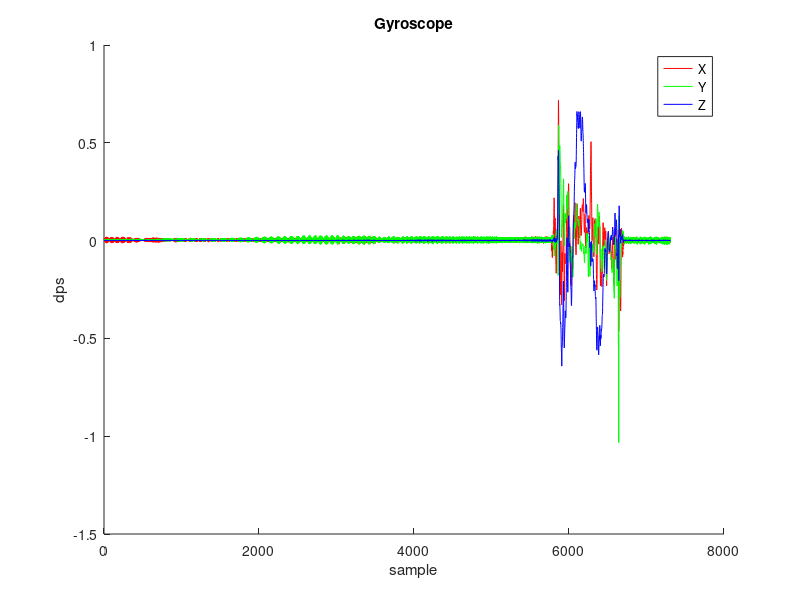
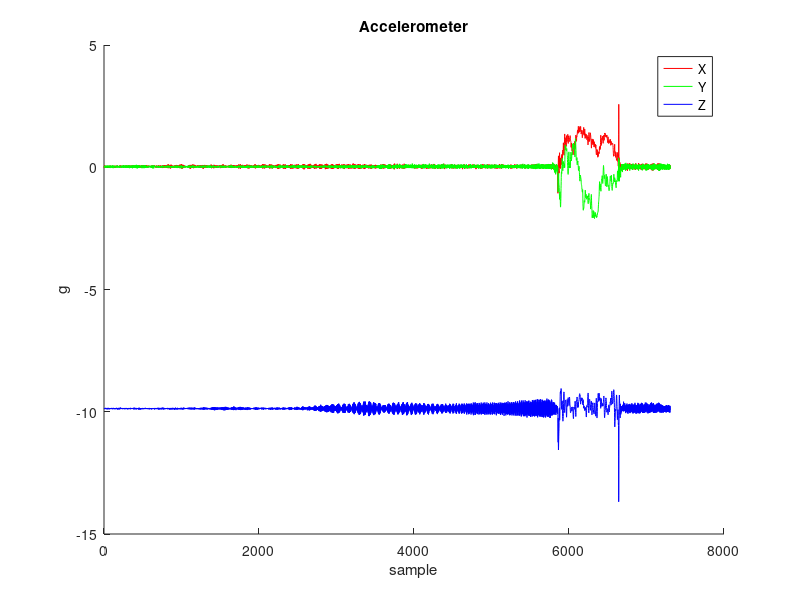

Source code (MATLAB) for these figures, in order: (Note: this script raises an error after producing the figures.)
%% Housekeeping
 
addpath('ximu_matlab_library');	% include x-IMU MATLAB library
addpath('quaternion_library');	% include quatenrion library
close all;                     	% close all figures
clear;                         	% clear all variables
clc;                          	% clear the command terminal
 
%% Import data
ahrs_data = dlmread('ahrs_data.txt');
ahrs.Time     = ahrs_data(:, 1);
ahrs.quaternion = ahrs_data(:, 2:5);
ahrs.gyr      = ahrs_data(:, 6:8);
ahrs.acc    = ahrs_data(:, 9:11);

samplePeriod = 1/200;
% Plot
figure('NumberTitle', 'off', 'Name', 'Gyroscope');
hold on;
plot(ahrs.gyr(:,1), 'r');
plot(ahrs.gyr(:,2), 'g');
plot(ahrs.gyr(:,3), 'b');
xlabel('sample');
ylabel('dps');
title('Gyroscope');
legend('X', 'Y', 'Z');

figure('NumberTitle', 'off', 'Name', 'Accelerometer');
hold on;
plot(ahrs.acc(:,1), 'r');
plot(ahrs.acc(:,2), 'g');
plot(ahrs.acc(:,3), 'b');
xlabel('sample');
ylabel('g');
title('Accelerometer');
legend('X', 'Y', 'Z');

%% Process data through AHRS algorithm (calcualte orientation)
% See: http://www.x-io.co.uk/open-source-imu-and-ahrs-algorithms/

R = zeros(3,3,length(ahrs.gyr));     % rotation matrix describing sensor relative to Earth

%ahrs = MahonyAHRS('SamplePeriod', samplePeriod, 'Kp', 1);

for i = 1:length(ahrs.gyr)
    R(:,:,i) = quatern2rotMat(ahrs.quaternion(i,:))';    % transpose because ahrs provides Earth relative to sensor
end

%% Calculate 'tilt-compensated' accelerometer

tcAcc = zeros(size(ahrs.acc));  % accelerometer in Earth frame

for i = 1:length(ahrs.acc)
    tcAcc(i,:) = R(:,:,i) * ahrs.acc(i,:)';
end

%%clang
gravity_estimate = mean(tcAcc(:, 3));

% Plot
figure('NumberTitle', 'off', 'Name', '''Tilt-Compensated'' accelerometer');
hold on;
plot(tcAcc(:,1), 'r');
plot(tcAcc(:,2), 'g');
plot(tcAcc(:,3), 'b');
xlabel('sample');
ylabel('g');
title('''Tilt-compensated'' accelerometer');
legend('X', 'Y', 'Z');

%% Calculate linear acceleration in Earth frame (subtracting gravity)

linAcc = tcAcc - [zeros(length(tcAcc), 1), zeros(length(tcAcc), 1), ones(length(tcAcc), 1) * gravity_estimate];

order = 2;
filtCutOff = 0.1;
[b, a] = butter(order, (2*filtCutOff)/(1/samplePeriod), 'high');
linAccHP = filtfilt(b, a, linAcc);

figure('NumberTitle', 'off', 'Name', 'Linear Acceleration Analysis');
subplot(2,1,1);
hold on;
plot(linAcc(:,1), 'r');
plot(linAcc(:,2), 'g');
plot(linAcc(:,3), 'b');
xlabel('sample');
ylabel('g');
title('Linear acceleration');
legend('X', 'Y', 'Z');

subplot(2,1,2);
hold on;
plot(linAccHP(:,1), 'r');
plot(linAccHP(:,2), 'g');
plot(linAccHP(:,3), 'b');
xlabel('sample');
ylabel('g');
title('Linear acceleration HP');
legend('X', 'Y', 'Z');
%% Calculate linear velocity (integrate acceleartion)

linVel = zeros(size(linAccHP));
linVel_nxp = zeros(size(linAccHP));
for i = 2:length(linAccHP)
    linVel(i,:) = linVel(i-1,:) + linAccHP(i,:) * samplePeriod;
    linVel_nxp(i,:) = linVel_nxp(i-1,:) + linAccHP(i-1,:) * samplePeriod + (linAccHP(i,:) + linAccHP(i-1,:)) * 0.5 * samplePeriod;
end

% Plot
figure('NumberTitle', 'off', 'Name', 'Linear Velocity');
subplot(2,1,1);
hold on;
plot(linVel(:,1), 'r');
plot(linVel(:,2), 'g');
plot(linVel(:,3), 'b');
xlabel('sample');
ylabel('g');
title('Linear velocity');
legend('X', 'Y', 'Z');

subplot(2,1,2);
hold on;
plot(linVel_nxp(:,1), 'r');
plot(linVel_nxp(:,2), 'g');
plot(linVel_nxp(:,3), 'b');
xlabel('sample');
ylabel('g');
title('Linear velocity NXP');
legend('X', 'Y', 'Z');
%% Position reintegration
linPos_ = zeros(size(linVel_nxp));
linPos_nxp = zeros(size(linVel_nxp));

for i = 2:length(linVel_nxp)
    linPos_(i,:) = linPos_(i-1,:) + linVel(i,:) *  samplePeriod; 
    linPos_nxp(i,:) = linPos_nxp(i-1,:) + linVel_nxp(i-1,:) * samplePeriod + (linVel_nxp(i,:) + linVel_nxp(i-1,:)) * 0.5 * samplePeriod; 
end

% Plot
figure('NumberTitle', 'off', 'Name', 'Linear Position');
subplot(2,1,1);
hold on;
plot(linPos_(:,1), 'r');
plot(linPos_(:,2), 'g');
plot(linPos_(:,3), 'b');
xlabel('sample');
ylabel('m');
title('Linear position ');
legend('X', 'Y', 'Z');

subplot(2,1,2);
hold on;
plot(linPos_nxp(:,1), 'r');
plot(linPos_nxp(:,2), 'g');
plot(linPos_nxp(:,3), 'b');
xlabel('sample');
ylabel('m');
title('Linear position a');
legend('X', 'Y', 'Z');

%% Play animation

SamplePlotFreq = 8;
%%linPosHP_process
% First animation
SixDOFanimation(linPos_nxp, R, ...
                'SamplePlotFreq', SamplePlotFreq, 'Trail', 'Off', ...
                'Position', [9 39 1280 720], ...
                'AxisLength', 0.01, 'ShowArrowHead', false, ...
                'Xlabel', 'X (m)', 'Ylabel', 'Y (m)', 'Zlabel', 'Z (m)', 'ShowLegend', false, 'Title', 'Unfiltered',...
                'CreateAVI', false, 'AVIfileNameEnum', false, 'AVIfps', ((1/samplePeriod) / SamplePlotFreq));  

%% End of script